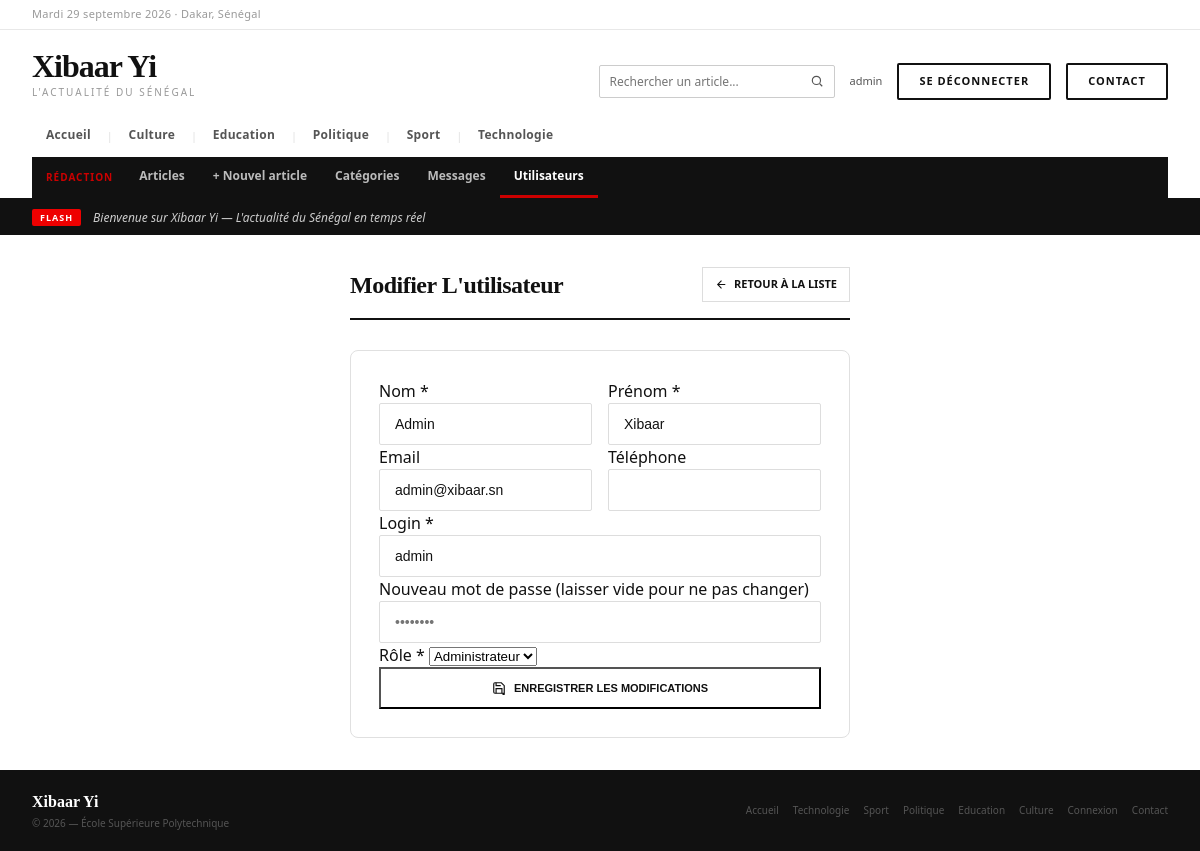
/admin/utilisateurs/modifier.php?id=1 (signed in), run on the app's committed database.
### tables this page shows
CREATE TABLE IF NOT EXISTS categories (
    id  INT AUTO_INCREMENT PRIMARY KEY,
    nom VARCHAR(100) NOT NULL UNIQUE
);

CREATE TABLE IF NOT EXISTS utilisateurs (
    id           INT AUTO_INCREMENT PRIMARY KEY,
    nom          VARCHAR(100) NOT NULL,
    prenom       VARCHAR(100) NOT NULL,
    email        VARCHAR(150),
    telephone    VARCHAR(30),
    login        VARCHAR(50)  NOT NULL UNIQUE,
    mot_de_passe VARCHAR(255) NOT NULL,
    role         ENUM('editeur', 'administrateur') NOT NULL DEFAULT 'editeur'
);

### includes/config.php (called while the page is built, shortened)
<?php
function url($chemin = '')
{
    return BASE_URL . '/' . ltrim($chemin, '/');
}

### public/admin/utilisateurs/modifier.php (the view, shortened to what this page needs)
<?php
    require_once __DIR__ . '/../../../includes/auth.php';
    $id = (int) $_GET['id'];
    $stmt = $pdo->prepare("SELECT * FROM utilisateurs WHERE id = ?");
    $stmt->execute([$id]);
    $user = $stmt->fetch(PDO::FETCH_ASSOC);
    require_once __DIR__ . '/../../../includes/entete.php';
?>
<div style="max-width:600px; margin:32px auto; padding:0 24px;">
    <div class="page-header">
        <div class="page-title">Modifier l'utilisateur</div>
        <a href="<?= url('admin/utilisateurs/liste.php') ?>" class="btn btn-secondary">
            <svg width="13" height="13" viewBox="0 0 24 24" fill="none" stroke="currentColor" stroke-width="2"><path d="M19 12H5M12 19l-7-7 7-7"/></svg>
            Retour à la liste
        </a>
    </div>
    <div style="background:#fff; border-radius:8px; border:0.5px solid #e0e0e0; padding:28px;">
        <form method="POST" action="modifier.php?id=<?= $id ?>" id="formModifier">
            <div class="form-grille">
                <div class="form-group">
                    <label class="form-label">Nom *</label>
                    <input type="text" name="nom" class="form-control" value="<?= htmlspecialchars($user['nom']) ?>">
                </div>
                <div class="form-group">
                    <label class="form-label">Prénom *</label>
                    <input type="text" name="prenom" class="form-control" value="<?= htmlspecialchars($user['prenom']) ?>">
                </div>
            </div>
            <div class="form-grille">
                <div class="form-group">
                    <label class="form-label">Email</label>
                    <input type="email" name="email" class="form-control" value="<?= htmlspecialchars($user['email'] ?? '') ?>">
                </div>
                <div class="form-group">
                    <label class="form-label">Téléphone</label>
                    <input type="text" name="telephone" class="form-control" value="<?= htmlspecialchars($user['telephone'] ?? '') ?>">
                </div>
            </div>
            <div class="form-group">
                <label class="form-label">Login *</label>
                <input type="text" name="login" class="form-control" value="<?= htmlspecialchars($user['login']) ?>">
            </div>
            <div class="form-group">
                <label class="form-label">Nouveau mot de passe (laisser vide pour ne pas changer)</label>
                <input type="password" name="mot_de_passe" id="mdp" class="form-control" placeholder="••••••••">
            </div>
            <div class="form-group">
                <label class="form-label">Rôle *</label>
                <select name="role" class="form-control">
                    <option value="administrateur" <?= $user['role'] === 'administrateur' ? 'selected' : '' ?>>Administrateur</option>
                </select>
            </div>
            <button type="submit" class="btn btn-primary" style="width:100%; justify-content:center; padding:12px;">
                <svg width="14" height="14" viewBox="0 0 24 24" fill="none" stroke="currentColor" stroke-width="2"><path d="M19 21H5a2 2 0 01-2-2V5a2 2 0 012-2h11l5 5v14a2 2 0 01-2 2z"/><polyline points="17 21 17 13 7 13 7 21"/><polyline points="7 3 7 8 15 8"/></svg>
                Enregistrer les modifications
            </button>
        </form>
    </div>
</div>
<?php require_once __DIR__ . '/../../../includes/pied.php'; ?>

### includes/entete.php (shortened to what this page needs)
<?php
require_once __DIR__ . '/config.php';
?>
<!DOCTYPE html>
<html lang="fr">
<head>
    <link rel="stylesheet" href="<?= url('assets/css/style.css') ?>">
</head>
<body>
<div class="site">
    <div class="topbar">
        <div class="topbar-date">
            <?php
            $jours_fr = ['Monday'=>'Lundi','Tuesday'=>'Mardi','Wednesday'=>'Mercredi','Thursday'=>'Jeudi','Friday'=>'Vendredi','Saturday'=>'Samedi','Sunday'=>'Dimanche'];
            $mois_fr = ['January'=>'janvier','February'=>'février','March'=>'mars','April'=>'avril','May'=>'mai','June'=>'juin','July'=>'juillet','August'=>'août','September'=>'septembre','October'=>'octobre','November'=>'novembre','December'=>'décembre'];
            $nom_jour = $jours_fr[date('l')] ?? date('l');
            $nom_mois = $mois_fr[date('F')]  ?? date('F');
            echo $nom_jour . ' ' . date('j') . ' ' . $nom_mois . ' ' . date('Y') . ' · Dakar, Sénégal';
            ?>
        </div>
    </div>
    <div class="header">
        <div class="header-main">
            <a href="<?= url('index.php') ?>" style="text-decoration:none;">
                <div class="logo-wordmark">Xibaar Yi</div>
                <div class="logo-tagline">L'actualité du Sénégal</div>
            </a>
            <div class="header-actions">
                <form method="GET" action="<?= url('index.php') ?>" class="recherche" role="search">
                    <input type="search" name="q" placeholder="Rechercher un article..." aria-label="Rechercher un article"
                           value="<?= htmlspecialchars($_GET['q'] ?? '', ENT_QUOTES, 'UTF-8') ?>">
                    <button type="submit" aria-label="Lancer la recherche">
                        <svg width="14" height="14" viewBox="0 0 24 24" fill="none" stroke="currentColor" stroke-width="2"><circle cx="11" cy="11" r="7"/><path d="M21 21l-4.3-4.3"/></svg>
                    </button>
                </form>
                <?php if (isset($_SESSION['user_role'])) : ?>
                    <span style="font-size:11px; color:#555;">
                        <?php echo htmlspecialchars($_SESSION['user_login'], ENT_QUOTES, 'UTF-8'); ?>
                    </span>
                    <a href="<?= url('deconnexion.php') ?>" class="btn-cnx">Se déconnecter</a>
                <?php else : ?>
                    <a href="<?= url('connexion.php') ?>" class="btn-cnx">Se connecter</a>
                <?php endif; ?>
                <a href="<?= url('contact.php') ?>" class="btn-cnx">Contact</a>
            </div>
        </div>
        <nav class="nav-cats">
            <?php $active_all = (basename($_SERVER['SCRIPT_NAME'] ?? '') === 'index.php' && empty($_GET['categorie'])) ? 'active' : ''; ?>
            <a href="<?= url('index.php') ?>" class="<?php echo $active_all; ?>">Accueil</a>
            <?php
            if (isset($pdo)) {
                $stmt_nav = $pdo->query("SELECT id, nom FROM categories ORDER BY nom ASC");
                while ($cat = $stmt_nav->fetch(PDO::FETCH_ASSOC)) {
                    $nom = $cat['nom'];
                    $is_active = (isset($_GET['categorie']) && $_GET['categorie'] === $nom) ? 'active' : '';
                    echo '<span class="sep">|</span>';
                    echo '<a href="' . url('index.php') . '?categorie=' . urlencode($nom) . '" class="' . $is_active . '">';
                    echo htmlspecialchars($nom);
                    echo '</a>';
                }
            }
            ?>
        </nav>
        <?php if (in_array($_SESSION['user_role'] ?? '', ['editeur', 'administrateur'], true)) : ?>
            <?php
            $page_admin = $_SERVER['SCRIPT_NAME'] ?? '';
            $liens_admin = [
                'admin/articles/liste.php'     => 'Articles',
                'admin/articles/ajouter.php'   => '+ Nouvel article',
                'admin/categories/liste.php'   => 'Catégories',
                'admin/messages/liste.php'     => 'Messages',
            ];
            if ($_SESSION['user_role'] === 'administrateur') {
                $liens_admin['admin/utilisateurs/liste.php'] = 'Utilisateurs';
            }
            $lien_actif = null;
            if ($lien_actif === null) {
                foreach ($liens_admin as $chemin => $libelle) {
                    if (basename($chemin) === 'liste.php' && strpos($page_admin, '/' . dirname($chemin) . '/') !== false) {
                        $lien_actif = $chemin;
                    }
                }
            }
            ?>
            <nav class="nav-admin">
                <span class="nav-admin-titre">Rédaction</span>
                <?php foreach ($liens_admin as $chemin => $libelle) : ?>
                    <a href="<?= url($chemin) ?>" class="<?= $chemin === $lien_actif ? 'active' : '' ?>">
                        <?= $libelle ?>
                    </a>
                <?php endforeach; ?>
            </nav>
        <?php endif; ?>
    </div>
    <div class="ticker">
        <div class="ticker-label">FLASH</div>
        <div class="ticker-text">Bienvenue sur Xibaar Yi — L'actualité du Sénégal en temps réel</div>
    </div>

### public/assets/css/style.css (style rules this page uses)
* { margin: 0; padding: 0; box-sizing: border-box; }
body { font-family: 'Segoe UI', system-ui, sans-serif; background: #fff; color: #111; font-size: 16px; line-height: 1.5; }
a { color: inherit; text-decoration: none; }
.site { background: #fff; overflow: hidden; }
.topbar { background: #fff; border-bottom: 1px solid #e8e8e8; padding: 6px 32px; display: flex; align-items: center; justify-content: space-between; }
.topbar-date { font-size: 11px; color: #999; letter-spacing: 0.3px; }
.header { background: #fff; padding: 20px 32px 0; border-bottom: 3px solid #111; }
.header-main { display: flex; align-items: flex-end; justify-content: space-between; padding-bottom: 14px; }
.logo-wordmark { font-family: Georgia, serif; font-size: 32px; font-weight: 700; color: #111; letter-spacing: -1px; line-height: 1; }
.logo-tagline { font-size: 10px; color: #999; letter-spacing: 2px; text-transform: uppercase; margin-top: 3px; }
.header-actions { display: flex; align-items: center; gap: 15px; }
.nav-cats { display: flex; align-items: center; overflow-x: auto; padding-top: 2px; gap: 0; }
.nav-cats a { font-size: 12px; font-weight: 600; color: #555; padding: 10px 14px; text-decoration: none; border-bottom: 3px solid transparent; white-space: nowrap; letter-spacing: 0.3px; transition: color 0.15s; }
.nav-cats .sep { color: #ddd; padding: 0 2px; font-size: 10px; }
.ticker { background: #111; padding: 8px 32px; display: flex; align-items: center; gap: 12px; }
.ticker-label { background: #e00; color: #fff; font-size: 9px; font-weight: 700; padding: 2px 8px; border-radius: 2px; letter-spacing: 1px; flex-shrink: 0; }
.ticker-text { font-size: 12px; color: #ccc; font-style: italic; }
.btn-cnx { background: #fff; color: #111; font-size: 11px; font-weight: 600; padding: 8px 18px; border-radius: 2px; border: 1px solid #ccc; letter-spacing: 0.5px; cursor: pointer; transition: border-color 0.15s; }
body { min-height: 100vh; display: flex; flex-direction: column; }
.site { flex: 1; display: flex; flex-direction: column; }
.btn-cnx { display: inline-block; padding: 8px 20px; font-size: 11px; font-weight: 700; text-transform: uppercase; letter-spacing: 1px; border: 2px solid #111; background-color: #fff; color: #111; text-decoration: none; cursor: pointer; transition: all 0.3s ease; }
.page-header { display: flex; justify-content: space-between; align-items: center; gap:20px; border-bottom: 2px solid #111; padding-bottom: 15px; margin-bottom: 30px; }
.page-title { font-family: Georgia, serif; font-size: 24px; font-weight: 700; color: #111; letter-spacing: -0.5px; text-transform: capitalize; }
.btn { display: inline-flex; align-items: center; gap: 6px; padding: 8px 12px; font-size: 11px; font-weight: 700; text-transform: uppercase; text-decoration: none; transition: 0.2s; }
.btn-primary { display: inline-flex; align-items: center; gap: 8px; background: #fff; color:#111; }
.btn-secondary { background-color: #fff; border: 1px solid #ddd; color: #111; }
input.form-control { display: block; width: 100%; padding: 12px 15px; font-size: 14px; color: #111; background-color: #fff; border: 1px solid #ddd; border-radius: 2px; outline: none; transition: all 0.3s ease; box-sizing: border-box; }
.nav-admin { display: flex; align-items: center; overflow-x: auto; background: #111; padding: 0 8px; }
.nav-admin-titre { font-size: 10px; font-weight: 700; color: #cc0000; text-transform: uppercase; letter-spacing: 1px; padding: 0 12px 0 6px; white-space: nowrap; }
.nav-admin a { font-size: 12px; font-weight: 600; color: #bbb; padding: 10px 14px; text-decoration: none; white-space: nowrap; border-bottom: 3px solid transparent; }
.nav-admin a.active { color: #fff; border-bottom-color: #cc0000; }
.recherche { display: flex; align-items: stretch; border: 1px solid #ccc; border-radius: 2px; background: #fff; }
.recherche input { border: none; outline: none; padding: 7px 10px; font-size: 12px; font-family: inherit; width: 200px; background: transparent; }
.recherche button { border: none; background: none; padding: 0 10px; cursor: pointer; color: #555; display: flex; align-items: center; }
.form-grille { display: grid; grid-template-columns: 1fr 1fr; gap: 16px; }

### data on the page
categories: nom "Culture"
categories: nom "Education"
categories: nom "Politique"
categories: nom "Sport"
categories: nom "Technologie"
utilisateurs: nom "Admin", prenom "Xibaar", email "admin@xibaar.sn", login "admin", role "Administrateur"

### other printed values
$_SESSION['user_login'] "admin"
$libelle "Articles"
$libelle "+ Nouvel article"
$libelle "Catégories"
$libelle "Messages"
$libelle "Utilisateurs"
